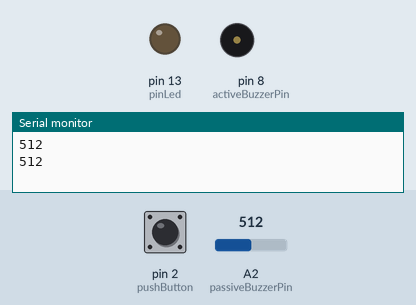
This sketch was run on a simulated Arduino Uno, built with avr-gcc and run on an emulated ATmega328P. Shown: output pins drawn as LEDs (lit = HIGH), buzzer (waves = sounding), the last lines printed to the serial monitor. Inputs (shaded band) come from the test bench; at power-on: pin 2 (pushButton) HIGH, A2 (passiveBuzzerPin) = 512.

Above: at 1.2 s.
1.3 s: pin 2 (pushButton) pulled LOW for 0.15 s
At 7.1 s:
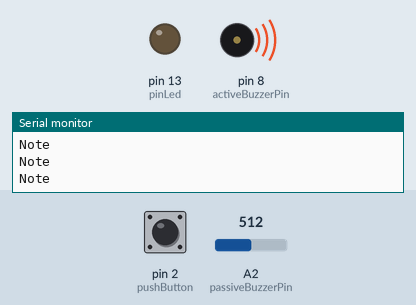
Timing chart, 0 to 13.4 s (numbered marks = the images above; inputs shaded):
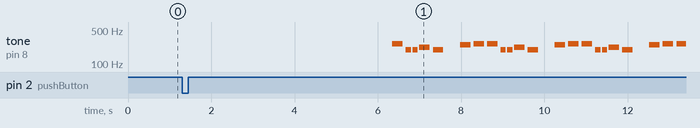

The sketch:

KnockDetector.ino
```cpp
const int photoPin = A0;
int photoValue = 0;

const int pushButton = 2;
const int pinLed = 13;
int buttonState = 1;
int lastButtonState = 1;
int reading;
int ledState = 0;
int ledState2 = 0;
int interval = 50; //milisec
int sunet = -1;
unsigned long lastDebounceTime = 0 ;

const int startMusicThreshold = 90;

const int passiveBuzzerPin = A2;
const int activeBuzzerPin = 8;

int pauseBetweenNotes;
int lastNoteTime;
int noteDuration;

const int noteLen = 8;
int currentNote = 0;


int lastChange = 0;
bool lastState = LOW;
bool newState;
bool lastReadState = LOW;
bool newReadState;
bool musicIsPlaying = false;


int melody[noteLen] = {262, 196, 196, 220, 196, 0, 247, 262};
int noteDurations[noteLen] = {4, 8, 8, 4, 4, 4, 4, 4};


void setup() {
  // put your setup code here, to run once:
    // put your setup code here, to run once:
  //pinMode ( pushButton, INPUT );
  Serial.begin (9600);
  pinMode ( photoPin, INPUT);
  pinMode ( pushButton, INPUT_PULLUP );
  pinMode ( pinLed, OUTPUT );
  pinMode (passiveBuzzerPin, INPUT);
  pinMode (activeBuzzerPin, OUTPUT);
  digitalWrite (pinLed,HIGH);

}


void playMusic()
{
  if (millis() < lastNoteTime + pauseBetweenNotes)
  {
    return;
   }
  // stop the tone playing:
  noTone(activeBuzzerPin);
  // to calculate the note duration, take one second divided by the note type.
  //e.g. quarter note = 1000 / 4, eighth note = 1000/8, etc.
  noteDuration = 1000 / noteDurations[currentNote];
  tone(activeBuzzerPin, melody[currentNote], noteDuration);
  Serial.println ("Note");
  lastNoteTime = millis();

  // to distinguish the notes, set a minimum time between them.
  // the note's duration + 30% seems to work well:
  pauseBetweenNotes = noteDuration * 1.30;
  currentNote = (currentNote + 1) % noteLen;
}

void stopMusicListener()
{
  newReadState = !digitalRead (pushButton);
  if (lastReadState != newReadState) {
    lastChange = millis();
    lastReadState = newReadState;
  }
  if (millis() > lastChange + 50)
  {
    newState = newReadState;
    if (lastState != newState)
    {
      lastChange = millis();
      if (newState == HIGH)
      {
        noTone (activeBuzzerPin);
        Serial.println ("Music stopped");
        digitalWrite (pinLed, HIGH);
        musicIsPlaying = false;
      }
      lastState = newState;
    }
  }
}


void loop() {
//  // put your main code here, to run repeatedly:
//  // put your main code here, to run repeatedly:
//  //buttonState = digitalRead ( pushButton );
//  reading = digitalRead ( pushButton );
//  if ( reading != lastButtonState )
//    lastDebounceTime = millis();
//  if ( millis() - lastDebounceTime > interval ) {
//    if ( reading != buttonState )
//      buttonState = reading;
//    if ( buttonState == LOW )
//      ledState = !ledState;
//   }
//   photoValue = analogRead( photoPin );
//   if ( ledState != 0  ){
//     if (musicIsPlaying) {
//        playMusic();
//        stopMusicListener();
//      }
//    else {
//      startMusicListener();
//    }
//    sunet = 8;
//    ledState2 = map ( photoValue, 100, 400, 0, 255 );
//   }
//   else{
//    sunet = -1;
//    ledState2 = 0;
//   }
//   //digitalWrite(pinLed, ledState );
//   //tone ( 8, sunet, ledState2 );
//   analogWrite (pinLed, ledState2);
//   Serial.println( photoValue );
//   lastButtonState = reading;
   if (musicIsPlaying) {
    playMusic();
    stopMusicListener();
  }
  else {
    startMusicListener();
  }
}


void startMusicListener()
{
  int buzzer = analogRead (passiveBuzzerPin);
  Serial.println(buzzer);
  if (analogRead (passiveBuzzerPin) > startMusicThreshold)
  {
    Serial.println(buzzer);
    lastNoteTime = millis();
    digitalWrite (pinLed, LOW);
    musicIsPlaying = true;
    currentNote = 0;
    pauseBetweenNotes = 5000;
  }
}
```
